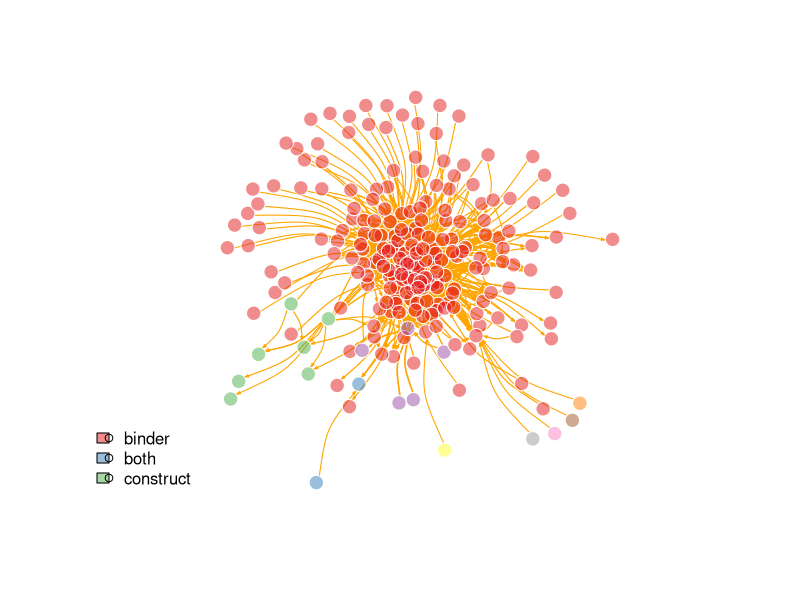

Here is the R script that generated this plot:
################################
##
## infer communities and GO BP associated to such communities
## from the network analysis of the constructs and their binders
##
################################
library(igraph)
library(RColorBrewer)

WD <- "/fsimb/groups/imb-buttergr/=EVOREG/rnalib"
setwd(WD)

pdf("./analysis/network.pdf")

##
## build the vertex/edges matrices
##
consts.dict  <- read.csv("./constructs/constructs.csv")
ensembl.dict <- read.delim("./functional_follow_up/ensembl_dic.txt", sep="\t")
h <- read.csv("./analysis/heatmap_1+1_threshold.csv")
h <- h[-1:-4, ] # remove controls
rownames(h) <- h$X
binders     <- unlist(strsplit(h$X, ";"))
h <- as.matrix(h[, -1:-2])
h <- h[, apply(h, 2, function(x) any(x > 1))]
constructs  <- consts.dict$gene[match(colnames(h), consts.dict$name)]

# vertex
vertex <- data.frame(id=unique(c(binders, constructs)))
vertex$type <- ifelse(vertex$id %in% constructs & vertex$id %in% binders, "both",
               ifelse(vertex$id %in% constructs, "construct", "binder"))
vertex <- do.call(rbind, by(vertex, vertex$id, function(x) data.frame(id=unlist(strsplit(x$id, ";")), type=x$type)))
vertex$gene <- ensembl.dict$Associated.Gene.Name[match(vertex$id, ensembl.dict$Ensembl.Gene.ID)]
vertex$gene <- ifelse(is.na(vertex$gene) | vertex$gene == "", vertex$id, vertex$gene)

# edges
edges.wells <- apply(h, 1, function(x) colnames(h)[x > 1])
edges.genes <- apply(h, 1, function(x) constructs [x > 1])
out   <- sapply(edges.wells, length) == 0  # remove controls
edges <- mapply(function(from, to.genes, to.wells) { data.frame(from=from, to=to.genes, weight=h[from, to.wells]) },
                rownames(h)[!out], edges.genes[!out], edges.wells[!out], SIMPLIFY=FALSE)
edges <- do.call(rbind, edges)
edges <- do.call(rbind, by(edges, edges$from, function(x) data.frame(from=unlist(strsplit(x$from, ";")), to=x$to, weight=x$weight)))

##
## draw network
##
net <- graph_from_data_frame(d=edges, vertices=vertex, directed=T)
E(net)$width <- 1 + (E(net)$weight - min(E(net)$weight)) / (max(E(net)$weight) - min(E(net)$weight))    # scale weights between [0,1]
l <- layout_with_fr(net)
l <- norm_coords(l, ymin=-1, ymax=1, xmin=-1, xmax=1)

# Community detection based on label propagation:
clp <- cluster_walktrap(net, weights=E(net)$weight)
V(net)$community <- clp$membership

# plot
pal <- paste0(brewer.pal(9, "Set1"), "80")
plot(net, xlim=c(-2, 2), ylim=c(-2, 2), edge.arrow.size=.2, edge.color="orange", rescale=F,
     vertex.color=pal[factor(V(net)$community)], vertex.frame.color="white", vertex.label="",
     edge.curved=.3, layout=l*2)
#     vertex.label=V(net)$gene, vertex.label.color=pal[as.factor(V(net)$type)])

legend("bottomleft", legend=levels(factor(V(net)$type)), fill=pal[factor(levels(factor(V(net)$type)))], pch=21, bty="n")

dev.off()
